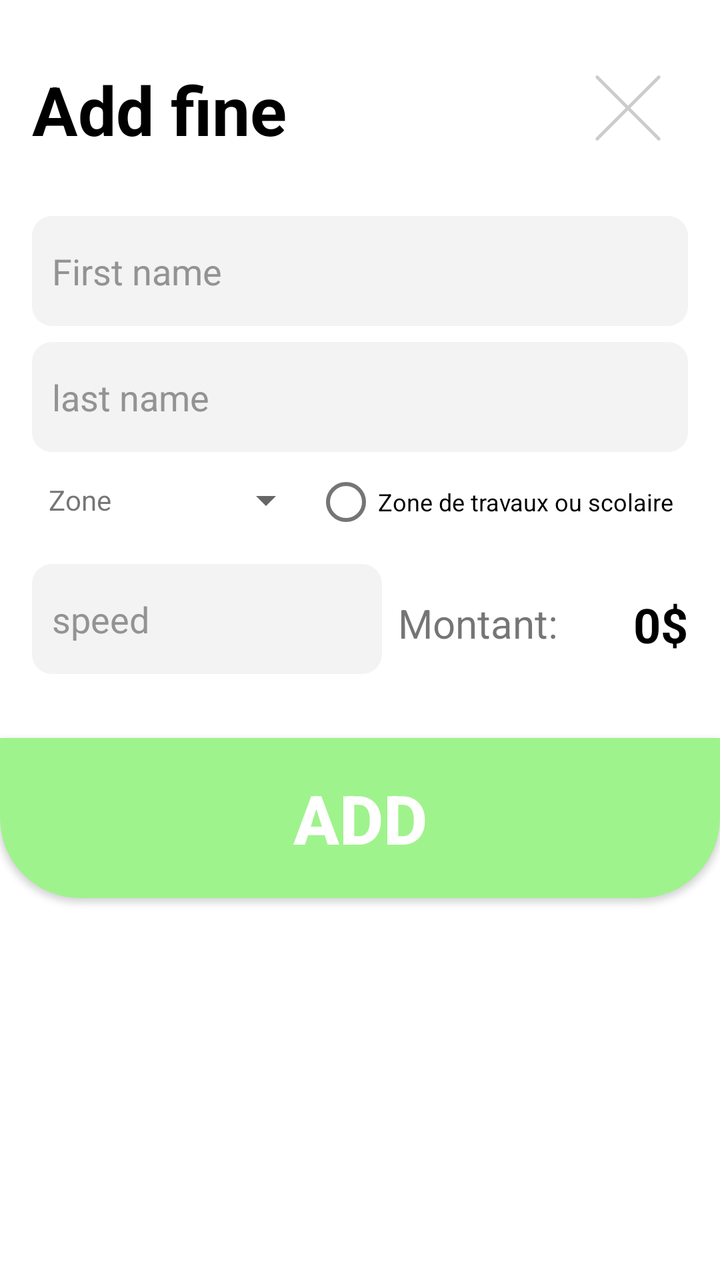
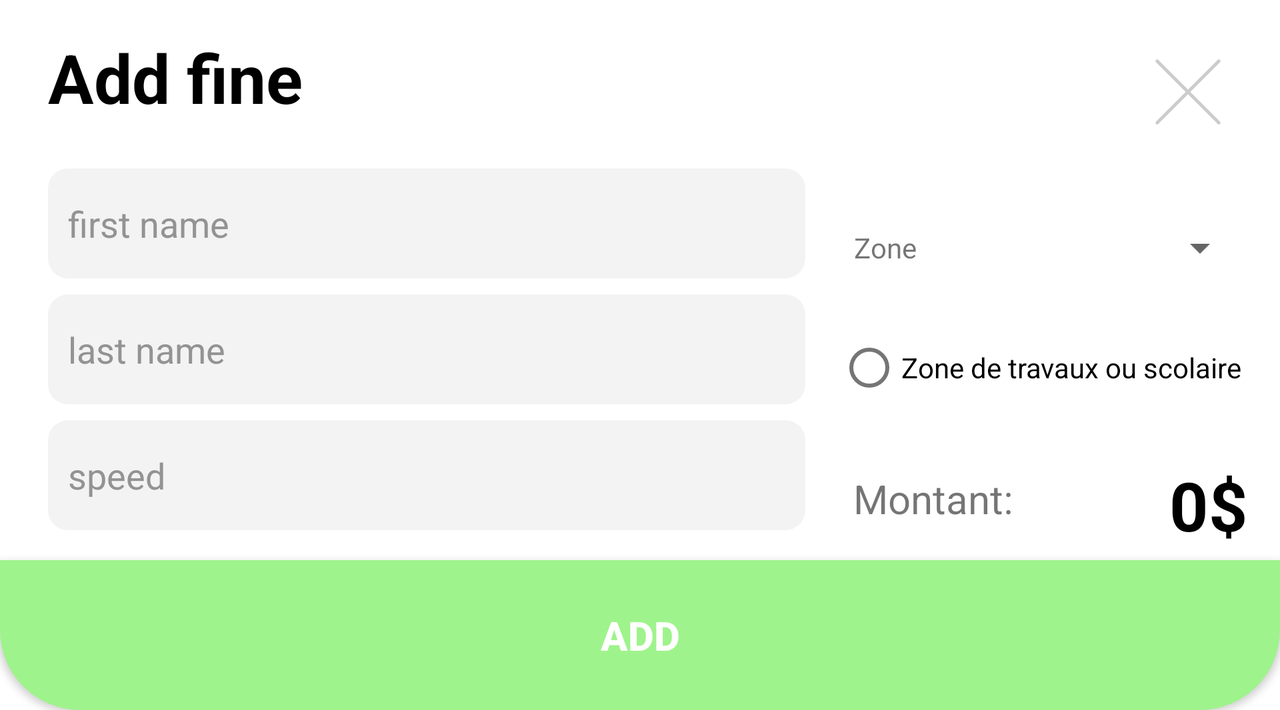

An Android layout and its configuration variant, each rendered on a device that would load it. The default file and the variant file are quoted in full after the pictures.
<!-- AndroidManifest.xml: application theme Theme.TrafficFinesApp_Android -->
<!-- res/layout/dialog_form.xml -->
<?xml version="1.0" encoding="utf-8"?>
<androidx.constraintlayout.widget.ConstraintLayout xmlns:android="http://schemas.android.com/apk/res/android"
    xmlns:app="http://schemas.android.com/apk/res-auto"
    xmlns:tools="http://schemas.android.com/tools"
    android:layout_width="match_parent"
    android:layout_height="match_parent"
    android:background="@drawable/dialog_form_backgroud">

    <TextView
        android:id="@+id/textViewtest"
        android:layout_width="wrap_content"
        android:layout_height="wrap_content"
        android:layout_marginStart="16dp"
        android:layout_marginTop="32dp"
        android:text="Add fine"
        android:textColor="#000000"
        android:textSize="34sp"
        android:textStyle="bold"
        app:layout_constraintStart_toStartOf="parent"
        app:layout_constraintTop_toTopOf="parent" />

    <androidx.appcompat.widget.AppCompatButton
        android:id="@+id/btnDeleteEntry"
        android:layout_width="60dp"
        android:layout_height="60dp"
        android:layout_marginTop="24dp"
        android:layout_marginEnd="16dp"
        android:background="@drawable/ic_close"
        android:insetTop="0dp"
        android:insetBottom="0dp"
        android:textColor="@color/white"
        android:textSize="20sp"
        android:textStyle="bold"
        app:cornerRadius="0dp"
        app:layout_constraintEnd_toEndOf="parent"
        app:layout_constraintTop_toTopOf="parent" />

    <EditText
        android:id="@+id/firstNameTextInputDialog"
        style="@style/edit_Text_Styles"
        android:layout_width="0dp"
        android:layout_marginStart="16dp"
        android:layout_marginTop="24dp"
        android:layout_marginEnd="16dp"
        android:layout_marginBottom="7dp"
        android:hint="First name"
        android:inputType="text"
        app:layout_constraintBottom_toTopOf="@+id/lastNameTextInputDialog"
        app:layout_constraintEnd_toEndOf="parent"
        app:layout_constraintHorizontal_bias="0.0"
        app:layout_constraintStart_toStartOf="parent"
        app:layout_constraintTop_toBottomOf="@+id/btnDeleteEntry" />

    <EditText
        android:id="@+id/lastNameTextInputDialog"
        style="@style/edit_Text_Styles"
        android:layout_width="0dp"
        android:layout_marginStart="16dp"
        android:layout_marginTop="8dp"
        android:layout_marginEnd="16dp"
        android:layout_marginBottom="7dp"
        android:hint="last name"
        android:inputType="text"
        app:layout_constraintEnd_toEndOf="parent"
        app:layout_constraintHorizontal_bias="0.0"
        app:layout_constraintStart_toStartOf="parent"
        app:layout_constraintTop_toBottomOf="@+id/firstNameTextInputDialog" />

    <TextView
        android:id="@+id/textView5"
        android:layout_width="wrap_content"
        android:layout_height="40dp"
        android:layout_marginStart="24dp"
        android:layout_marginTop="4dp"
        android:gravity="center"
        android:text="Zone"
        app:layout_constraintStart_toStartOf="parent"
        app:layout_constraintTop_toBottomOf="@+id/lastNameTextInputDialog" />

    <Spinner
        android:id="@+id/spinnerDialog"
        android:layout_width="0dp"
        android:layout_height="40dp"
        android:layout_marginStart="4dp"
        android:layout_marginTop="4dp"
        android:gravity="center|center_vertical"
        android:spinnerMode="dialog"
        app:layout_constraintEnd_toStartOf="@+id/radioButtonDialog"
        app:layout_constraintHorizontal_bias="0.0"
        app:layout_constraintStart_toEndOf="@+id/textView5"
        app:layout_constraintTop_toBottomOf="@+id/lastNameTextInputDialog" />

    <RadioButton
        android:id="@+id/radioButtonDialog"
        android:layout_width="195dp"
        android:layout_height="42dp"
        android:layout_marginTop="4dp"
        android:layout_marginEnd="8dp"
        android:text="Zone de travaux ou scolaire"
        android:textSize="12sp"
        app:layout_constraintEnd_toEndOf="parent"
        app:layout_constraintStart_toEndOf="@+id/spinnerDialog"
        app:layout_constraintTop_toBottomOf="@+id/lastNameTextInputDialog" />

    <EditText
        android:id="@+id/speedTextInputDialog"
        style="@style/edit_Text_Styles"
        android:layout_width="175dp"
        android:layout_marginStart="16dp"
        android:layout_marginTop="12dp"
        android:layout_marginEnd="8dp"
        android:hint="speed"
        android:inputType="number"
        app:layout_constraintEnd_toStartOf="@+id/textView10"
        app:layout_constraintStart_toStartOf="parent"
        app:layout_constraintTop_toBottomOf="@+id/spinnerDialog" />

    <TextView
        android:id="@+id/textView10"
        android:layout_width="wrap_content"
        android:layout_height="wrap_content"
        android:layout_marginStart="8dp"
        android:layout_marginTop="26dp"
        android:text="Montant:"
        android:textSize="20sp"
        app:layout_constraintStart_toEndOf="@+id/speedTextInputDialog"
        app:layout_constraintTop_toBottomOf="@+id/radioButtonDialog" />

    <TextView
        android:id="@+id/amountTvDialog"
        android:layout_width="0dp"
        android:layout_height="wrap_content"
        android:layout_marginStart="8dp"
        android:layout_marginTop="24dp"
        android:layout_marginEnd="16dp"
        android:text="0$"
        android:textAlignment="viewEnd"
        android:textColor="#000000"
        android:textSize="24sp"
        android:textStyle="bold"
        app:layout_constraintEnd_toEndOf="parent"
        app:layout_constraintHorizontal_bias="0.0"
        app:layout_constraintStart_toEndOf="@+id/textView10"
        app:layout_constraintTop_toBottomOf="@+id/radioButtonDialog" />

    <androidx.appcompat.widget.AppCompatButton
        android:id="@+id/addButtonFine"
        android:layout_width="0dp"
        android:layout_height="80dp"
        android:layout_marginTop="32dp"
        android:background="@drawable/dialog_right_button_style"
        android:insetTop="0dp"
        android:insetBottom="0dp"
        android:text="Add"
        android:textColor="#FFFFFF"
        android:textSize="34sp"
        android:textStyle="bold"
        app:cornerRadius="0dp"
        app:layout_constraintEnd_toEndOf="parent"
        app:layout_constraintStart_toStartOf="parent"
        app:layout_constraintTop_toBottomOf="@+id/speedTextInputDialog" />

    <ProgressBar
        android:id="@+id/progressBar"
        style="?android:attr/progressBarStyle"
        android:layout_width="144dp"
        android:layout_height="134dp"
        android:visibility="invisible"
        app:layout_constraintBottom_toBottomOf="@+id/addButtonFine"
        app:layout_constraintEnd_toEndOf="parent"
        app:layout_constraintStart_toStartOf="parent"
        app:layout_constraintTop_toTopOf="parent" />


</androidx.constraintlayout.widget.ConstraintLayout>
<!-- resources referenced by this layout -->
<resources>
  <!-- drawable dialog_form_backgroud (drawable) -->
  <?xml version="1.0" encoding="utf-8"?>
  <shape xmlns:android="http://schemas.android.com/apk/res/android">
      <solid android:color="#FFFFFF"></solid>
      <corners android:radius="40dp"></corners>
  
  </shape>
  <!-- drawable dialog_right_button_style (drawable) -->
  <?xml version="1.0" encoding="utf-8"?>
  <shape xmlns:android="http://schemas.android.com/apk/res/android">
  <corners android:bottomRightRadius="40dp" android:bottomLeftRadius="40dp"></corners>
      <solid android:color="#9FF38C"></solid>
  </shape>
  <!-- drawable ic_close (drawable) -->
  <vector android:height="24dp" android:viewportHeight="72"
      android:viewportWidth="72" android:width="24dp" xmlns:android="http://schemas.android.com/apk/res/android">
      <path android:fillColor="#00000000"
          android:pathData="M17.5,17.5L54.5,54.5"
          android:strokeColor="#CCCCCC" android:strokeLineCap="round"
          android:strokeLineJoin="round" android:strokeWidth="2"/>
      <path android:fillColor="#00000000"
          android:pathData="M54.5,17.5L17.5,54.5"
          android:strokeColor="#CCCCCC" android:strokeLineCap="round"
          android:strokeLineJoin="round" android:strokeWidth="2"/>
  </vector>
  <style name="edit_Text_Styles" parent="@android:style/Widget.EditText">
      <item name="android:textColorHint">#939393</item>
      <item name="android:paddingLeft">10dp</item>
      <item name="android:layout_height">55dp</item>
      <item name="android:paddingEnd">10dp</item>
      <item name="android:background">@drawable/text_field_style</item>
  </style>
  <style name="Theme.TrafficFinesApp_Android" parent="Theme.MaterialComponents.Light.NoActionBar">
          
          <item name="colorPrimary">@color/purple_500</item>
          <item name="colorPrimaryVariant">@color/purple_700</item>
          <item name="colorOnPrimary">@color/white</item>
          
          <item name="colorSecondary">@color/teal_200</item>
          <item name="colorSecondaryVariant">@color/teal_700</item>
          <item name="colorOnSecondary">@color/black</item>
          
          <item name="android:statusBarColor" tools:targetApi="l">?attr/colorPrimaryVariant</item>
          
      </style>
  <!-- drawable text_field_style (drawable) -->
  <?xml version="1.0" encoding="utf-8"?>
  <shape xmlns:android="http://schemas.android.com/apk/res/android">
  <corners android:radius="10dp"></corners>
      <solid android:color="#F3F3F3"></solid>
  </shape>
</resources>
<!-- res/layout-land/dialog_form.xml (the repository's variant of the layout above) -->
<!-- drawn on the phone turned sideways -->
<?xml version="1.0" encoding="utf-8"?>
<androidx.constraintlayout.widget.ConstraintLayout xmlns:android="http://schemas.android.com/apk/res/android"
    xmlns:app="http://schemas.android.com/apk/res-auto"
    xmlns:tools="http://schemas.android.com/tools"
    android:layout_width="match_parent"
    android:layout_height="wrap_content"


    android:background="@drawable/dialog_form_backgroud"
    android:backgroundTint="#FFFFFF">

    <EditText
        android:id="@+id/firstNameTextInputDialog"
        android:layout_width="0dp"
        android:layout_height="55dp"
        android:layout_marginStart="24dp"
        android:layout_marginTop="23dp"
        android:layout_marginEnd="24dp"
        style="@style/edit_Text_Styles"

        android:hint="first name"
        android:inputType="text"
        android:minHeight="48dp"
        android:paddingLeft="10dp"
        app:layout_constraintBottom_toTopOf="@+id/lastNameTextInputDialog"
        app:layout_constraintEnd_toStartOf="@+id/textView5"
        app:layout_constraintStart_toStartOf="parent"
        app:layout_constraintTop_toBottomOf="@+id/textViewtest" />
    <ProgressBar
        android:id="@+id/progressBar"
        style="?android:attr/progressBarStyle"
        android:layout_width="144dp"
        android:layout_height="134dp"
        android:visibility="invisible"
        app:layout_constraintBottom_toBottomOf="@+id/addButtonFine"
        app:layout_constraintEnd_toEndOf="parent"
        app:layout_constraintStart_toStartOf="parent"
        app:layout_constraintTop_toTopOf="parent" />

    <EditText
        android:id="@+id/speedTextInputDialog"
        android:layout_width="0dp"
        android:layout_height="55dp"
        android:layout_marginStart="24dp"
        android:layout_marginTop="8dp"
        android:layout_marginBottom="7dp"
        style="@style/edit_Text_Styles"
        android:ems="10"
        android:hint="speed"
        android:inputType="number"
        android:minHeight="48dp"
        android:paddingLeft="10dp"
        app:layout_constraintBottom_toTopOf="@+id/addButtonFine"
        app:layout_constraintEnd_toEndOf="@+id/lastNameTextInputDialog"
        app:layout_constraintStart_toStartOf="parent"
        app:layout_constraintTop_toBottomOf="@+id/lastNameTextInputDialog" />

    <TextView
        android:id="@+id/textView10"
        android:layout_width="wrap_content"
        android:layout_height="wrap_content"
        android:layout_marginStart="24dp"
        android:layout_marginTop="32dp"
        android:text="Montant:"
        android:textSize="20sp"
        app:layout_constraintStart_toEndOf="@+id/speedTextInputDialog"
        app:layout_constraintTop_toBottomOf="@+id/radioButtonDialog" />

    <TextView
        android:id="@+id/textView5"
        android:layout_width="wrap_content"
        android:layout_height="40dp"
        android:layout_marginTop="104dp"
        android:layout_marginEnd="16dp"
        android:gravity="center"
        android:text="Zone"
        app:layout_constraintEnd_toStartOf="@+id/spinnerDialog"
        app:layout_constraintTop_toTopOf="parent" />

    <TextView
        android:id="@+id/textViewtest"
        android:layout_width="wrap_content"
        android:layout_height="wrap_content"
        android:layout_marginStart="24dp"
        android:layout_marginTop="16dp"
        android:text="Add fine"
        android:textColor="#000000"
        android:textSize="34sp"
        android:textStyle="bold"
        app:layout_constraintStart_toStartOf="parent"
        app:layout_constraintTop_toTopOf="parent" />

    <androidx.appcompat.widget.AppCompatButton
        android:id="@+id/btnDeleteEntry"
        android:layout_width="60dp"
        android:layout_height="60dp"


        android:layout_marginTop="16dp"
        android:layout_marginEnd="16dp"
        android:background="@drawable/ic_close"
        android:insetTop="0dp"
        android:insetBottom="0dp"
        android:textColor="@color/white"
        android:textSize="20sp"
        android:textStyle="bold"
        app:cornerRadius="0dp"
        app:layout_constraintEnd_toEndOf="parent"
        app:layout_constraintTop_toTopOf="parent" />

    <Spinner
        android:id="@+id/spinnerDialog"
        android:layout_width="150dp"
        android:layout_height="40dp"
        android:layout_marginTop="28dp"
        android:layout_marginEnd="16dp"
        android:spinnerMode="dialog"
        app:layout_constraintEnd_toEndOf="parent"
        app:layout_constraintTop_toBottomOf="@+id/btnDeleteEntry" />

    <EditText
        android:id="@+id/lastNameTextInputDialog"
        android:layout_width="0dp"
        android:layout_height="55dp"

        android:layout_marginStart="24dp"
        android:layout_marginTop="8dp"
        style="@style/edit_Text_Styles"
        android:ems="10"
        android:hint="last name"
        android:inputType="textPersonName"
        android:minHeight="48dp"
        android:paddingLeft="10dp"
        app:layout_constraintBottom_toTopOf="@+id/speedTextInputDialog"
        app:layout_constraintEnd_toEndOf="@+id/firstNameTextInputDialog"
        app:layout_constraintHorizontal_bias="0.0"
        app:layout_constraintStart_toStartOf="parent"
        app:layout_constraintTop_toBottomOf="@+id/firstNameTextInputDialog" />

    <TextView
        android:id="@+id/amountTvDialog"
        android:layout_width="122dp"
        android:layout_height="wrap_content"
        android:layout_marginStart="40dp"
        android:layout_marginTop="26dp"
        android:layout_marginEnd="16dp"
        android:text="0$"
        android:textAlignment="viewEnd"
        android:textColor="#000000"
        android:textSize="34sp"
        android:textStyle="bold"
        app:layout_constraintEnd_toEndOf="parent"
        app:layout_constraintHorizontal_bias="1.0"
        app:layout_constraintStart_toEndOf="@+id/textView10"
        app:layout_constraintTop_toBottomOf="@+id/radioButtonDialog" />

    <RadioButton
        android:id="@+id/radioButtonDialog"
        android:layout_width="250dp"
        android:layout_height="40dp"
        android:layout_marginStart="16dp"
        android:layout_marginTop="20dp"
        android:text="Zone de travaux ou scolaire"
        app:layout_constraintEnd_toEndOf="parent"
        app:layout_constraintHorizontal_bias="0.0"
        app:layout_constraintStart_toEndOf="@+id/lastNameTextInputDialog"
        app:layout_constraintTop_toBottomOf="@+id/textView5" />

    <androidx.appcompat.widget.AppCompatButton
        android:id="@+id/addButtonFine"
        android:layout_width="0dp"
        android:layout_height="75dp"
        android:layout_marginTop="8dp"
        android:background="@drawable/dialog_right_button_style"
        android:insetTop="0dp"
        android:insetBottom="0dp"
        android:text="Add"
        android:textColor="#FFFFFF"
        android:textSize="20sp"
        android:textStyle="bold"
        app:cornerRadius="0dp"
        app:layout_constraintBottom_toBottomOf="parent"
        app:layout_constraintEnd_toEndOf="parent"
        app:layout_constraintStart_toStartOf="parent"
        app:layout_constraintTop_toBottomOf="@+id/speedTextInputDialog" />

</androidx.constraintlayout.widget.ConstraintLayout>
